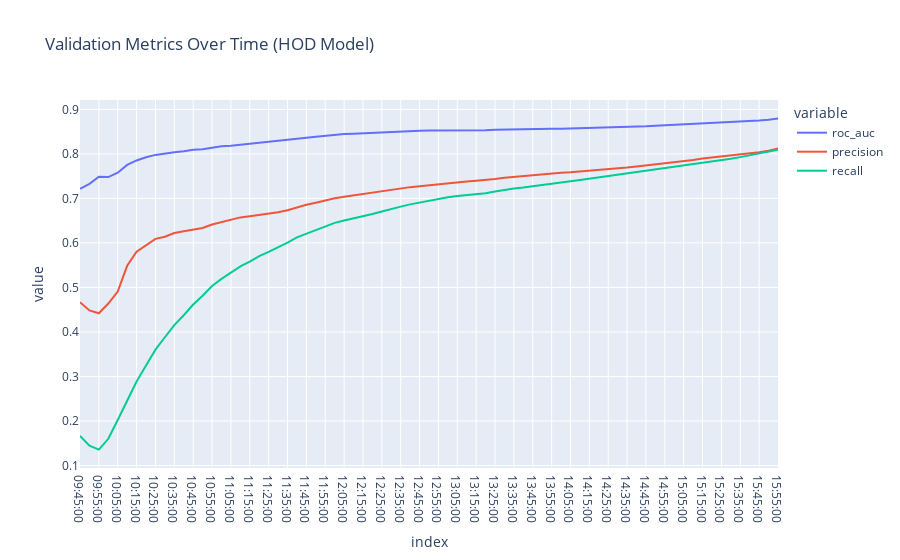

The notebook cell this image was saved under:
### Code cell
import datetime
import plotly.express as px


time_range = [datetime.time(hour, minute) for hour in range(9, 16) for minute in range(0, 60, 5)]
time_range = [x for x in time_range if x >= datetime.time(9,45)]
df_val = pd.DataFrame()
for t in time_range:
    X_val = X_test.loc[X_test['time'] <= t].copy()
    y_val = y_test.loc[X_val.index, 'hod_in'].copy()

    y_pred_val = pipeline.predict_proba(X_val)[:,-1]

    df_val.loc[t, [
        'roc_auc',
        'precision',
        'recall'
    ]] =  roc_auc_score(y_val, y_pred_val), precision_score(y_val, y_pred_val > 0.5), recall_score(y_val, y_pred_val > 0.5)


fig = px.line(df_val, title='Validation Metrics Over Time (HOD Model)')
fig.show()
